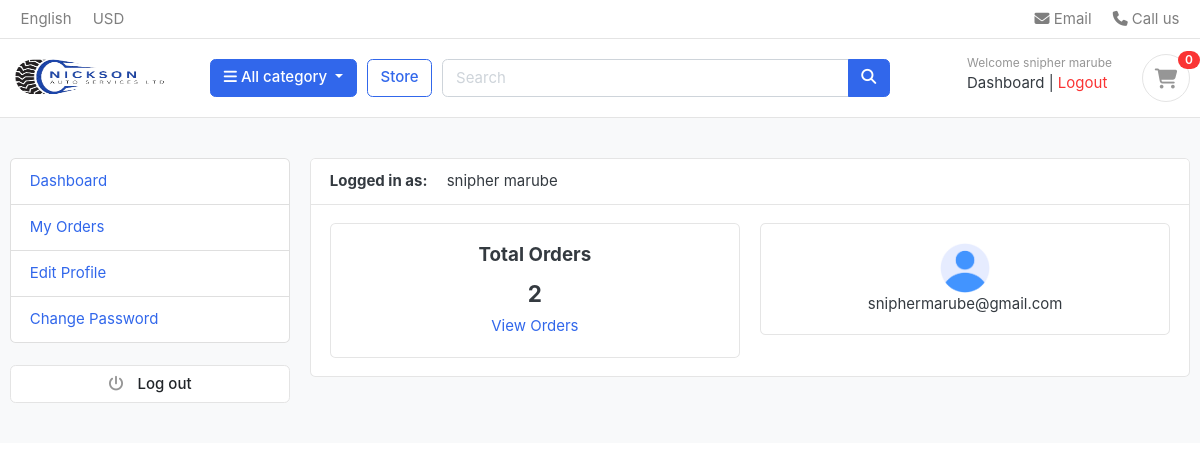
Screenshot of /accounts/dashboard/ (signed in) with the database file from the repository.
### accounts/models.py (models this page shows, shortened)
class Account(AbstractUser):
    first_name = models.CharField(max_length=255)
    last_name = models.CharField(max_length=255)
    username = models.CharField(max_length=255, unique=True) # unique=True means that no two users can have the same username
    email = models.EmailField(unique=True) # unique=True means that no two users can have the same email address
    phone_number = models.CharField(max_length=15)
    is_vendor = models.BooleanField(default=False)
    USERNAME_FIELD = 'email' # username field
    REQUIRED_FIELDS = ['username', 'first_name', 'last_name'] # required when user is created
    def full_name(self):
        return f"{self.first_name} {self.last_name}"

### accounts/views.py (the view)
# urls.py: path('dashboard/', views.dashboard, name='dashboard'),
@login_required(login_url='login')
def dashboard(request):
    orders = Order.objects.order_by('-created_at').filter(user_id=request.user.id, is_ordered=True)
    orders_count = orders.count()
    try:
        userprofile = UserProfile.objects.get(user_id=request.user.id)
    except UserProfile.DoesNotExist:
        userprofile = UserProfile(user=request.user)
        userprofile.save()
    context = {
        'orders_count': orders_count,
        'userprofile': userprofile,
    }
    return render(request, 'accounts/dashboard.html', context)

### carts/context_processors.py (called while the page is built)
def counter(request):
    item_count = 0
    if 'admin' in request.path:
        return {}
    else:
        try:
            cart = Cart.objects.filter(cart_id=_cart_id(request)) # get the cart using the cart_id present in the session
            if request.user.is_authenticated:
                cart_items = CartItem.objects.all().filter(user=request.user)
            else:
                cart_items = CartItem.objects.all().filter(cart=cart[:1]) # get all the cart items using the cart
            for cart_item in cart_items:
                item_count += cart_item.quantity
        except Cart.DoesNotExist:
            item_count = 0
    return dict(item_count=item_count)

### carts/views.py (called while the page is built)
def _cart_id(request):
    cart = request.session.session_key
    if not cart:
        cart = request.session.create()
    return cart

### category/context_processors.py (called while the page is built)
def menu_links(request):
    links = Category.objects.all()
    return dict(links=links)

### category/models.py (called while the page is built)
    def get_url(self):
        return reverse('products_by_category', args=[self.slug])

### templates/accounts/dashboard.html (shortened to what this page needs)
{% extends 'base.html' %}
{% load static %}
{% block content %}
<section class="section-conten padding-y bg">
  <div class="container">
    <div class="row">
      {% include 'includes/dashboard_sidebar.html' %}
      <main class="col-md-9">
        <article class="card">
          <header class="card-header">
            <strong class="d-inline-block mr-3">Logged in as:</strong>
            <span> {{user.full_name}} </span>
          </header>
          <div class="card-body">
            <div class="row">
              <div class="col-md-6">
                <div class="card" style="text-align: center;">
                  <div class="card-body">
                    <h5 class="card-title">Total Orders</h5>
                    <h4> {{orders_count}} </h4>
                    <a href="{% url 'my_orders' %}">View Orders</a>
                  </div>
                </div>
              </div>
              <div class="col-md-6">
                <div class="card" style="text-align: center;">
                  <div class="card-body">
                    {% if userprofile.profile_picture %}
                    <img src="{{userprofile.profile_picture.url}}" alt="user profile picture"
                    width="50" height="50"
                    class=" icon rounded-circle" />
                    {% else %}
                    <img src="{% static 'images/avatars/user.png' %}" alt="user profile picture"
                    width="50" height="50"
                    class=" icon rounded-circle" />
                    {% endif %}
                    <p class="mb-0"> {{user.email}} </p>
                  </div>
                </div>
              </div>
            </div>
          </div>
        </article>
      </main>
    </div>
  </div>
</section>
{% endblock %}

### templates/includes/navbar.html (shortened to what this page needs)
{% load static %}
<header class="section-header">
  <nav class="navbar p-md-0 navbar-expand-sm navbar-light border-bottom">
    <div class="container">
      <div class="collapse navbar-collapse" id="navbarTop4">
        <ul class="navbar-nav mr-auto">
          <li class="nav-item dropdown">
            <a href="#" class="nav-link"> English </a>
          </li>
          <li class="nav-item dropdown">
            <a href="#" class="nav-link"> USD </a>
          </li>
        </ul>
        <ul class="navbar-nav">
          <li>
            <a href="#" class="nav-link">
              <i class="fa fa-envelope"></i> Email
            </a>
          </li>
          <li>
            <a href="#" class="nav-link">
              <i class="fa fa-phone"></i> Call us
            </a>
          </li>
        </ul>
      </div>
    </div>
  </nav>
  <section class="header-main border-bottom">
    <div class="container">
        <div class="row align-items-center">
            <div class="col-lg-2 col-md-3 col-6">
                <a href="{% url 'home' %}" class="brand-wrap">
                    <img class="logo" src="{% static 'images/logo1.png' %}" style="width: 160px;" alt="Logo"/>
                </a>
            </div>
            <div class="col-lg col-sm col-md col-6 flex-grow-0">
                <div class="category-wrap dropdown d-inline-block float-right">
                    <button type="button" class="btn btn-primary dropdown-toggle" data-toggle="dropdown">
                        <i class="fa fa-bars"></i> All category
                    </button>
                </div>
            </div>
            <a href="{% url 'store' %}" class="btn btn-outline-primary">Store</a>
            <div class="col-lg col-md-6 col-sm-12 col">
                <form action="{% url 'search' %}" class="search" method="GET">
                    <div class="input-group w-100">
                        <input type="text" class="form-control" style="width: 60%" placeholder="Search" name="keyword"/>
                        <div class="input-group-append">
                            <button class="btn btn-primary" type="submit">
                                <i class="fa fa-search"></i>
                            </button>
                        </div>
                    </div>
                </form>
            </div>
            <div class="col-lg-3 col-sm-6 col-8 order-2 order-lg-3">
                <div class="d-flex justify-content-end mb-3 mb-lg-0">
                    <div class="widget-header">
                        <div>
                            {% if request.user.is_authenticated %}
                                <small class="title text-muted">Welcome {{ user.first_name }} {{ user.last_name }}</small>
                                <a href="{% url 'dashboard' %}">Dashboard</a>
                                <span class="dark-transp"> | </span>
                                <a class="text-danger" type="button" href="{% url 'logout' %}">Logout</a>
                            {% else %}
                                <small class="title text-muted">Welcome Guest</small>
                                <a href="{% url 'login' %}">Sign in</a>
                                <span class="dark-transp"> | </span>
                                <a href="{% url 'register' %}">Register</a>
                            {% endif %}
                        </div>
                    </div>
                    <a href="{% url 'cart' %}" class="widget-header pl-3 ml-3">
                        <div class="icon icon-sm rounded-circle border">
                            <i class="fa fa-shopping-cart"></i>
                        </div>
                        <span class="badge badge-pill badge-danger notify">
                            {{ item_count }}
                        </span>
                    </a>
                </div>
            </div>
        </div>
    </div>
</section>
</header>

### static/css/ui.css (style rules this page uses)
html { font-family: "Inter", sans-serif; font-size: 15px; }
.icon-xs, .icon-sm, .icon-md, .icon-lg { display: inline-block; text-align: center; flex-shrink: 0; flex-grow: 0; }
.icon-sm { width: 48px; height: 48px; line-height: 48px !important; font-size: 20px; }
.padding-y { padding-top: 40px; padding-bottom: 40px; }
article:after, .form-group:after { display: block; clear: both; content: ""; }
.bg { background-color: #f8f9fa; }
.header-main { position: relative; padding-top: 1rem; padding-bottom: 1rem; }
.brand-wrap .logo, .navbar-brand .logo { margin-right: 7px; max-height: 42px; display: inline-block; }
.widget-header { display: inline-block; vertical-align: middle; position: relative; }
.widget-header a { color: #343a40; }
.widget-header i { color: #969696; }
.widget-header .title { display: block; }
.widget-header .notify { position: absolute; top: -3px; right: -10px; }
.notify { position: absolute; top: -4px; right: -10px; display: inline-block; padding: 0.25em 0.6em; font-size: 12px; line-height: 1; text-align: center; border-radius: 3rem; color: #fff; background-color: #fa3434; }

### rows the page displays
Account: first_name "snipher", last_name "marube", full_name "snipher marube", email "sniphermarube@gmail.com"

### other values shown
{{ item_count }} "0"
{{ orders_count }} "2"
